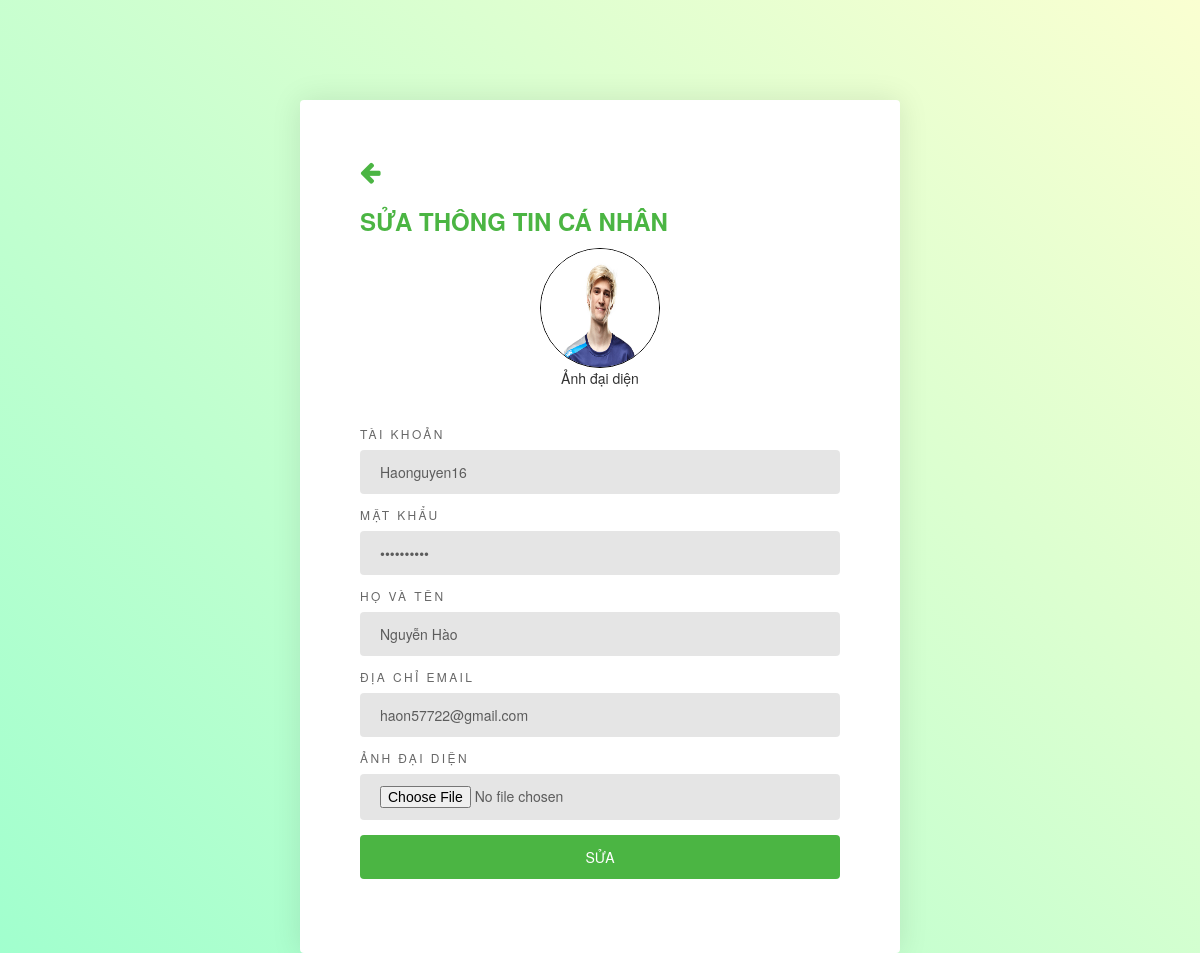
The app's page /edit-user.php?ma_kh=Haonguyen16 with its own data.
### tables this page shows
CREATE TABLE `khach_hang` (
  `ma_kh` varchar(20) NOT NULL,
  `mat_khau` varchar(50) NOT NULL,
  `ho_ten` varchar(50) NOT NULL,
  `kich_hoat` tinyint(1) NOT NULL DEFAULT 0,
  `hinh` varchar(50) NOT NULL,
  `email` varchar(50) NOT NULL,
  `vai_tro` tinyint(1) NOT NULL DEFAULT 0
);

### PDO/pdo.php (called while the page is built, shortened)
<?php
function pdo_get_connection()
{
    $severname = "localhost";
    $username = "root";
    $password = "";
    try {
        $conn = new PDO("mysql:host=$severname;dbname=DuAnMau", $username, $password);
        $conn->setAttribute(PDO::ATTR_ERRMODE, PDO::ERRMODE_EXCEPTION);
        return $conn;
    } catch (PDOException $e) {
        echo "Lỗi kết nối: " . $e->getMessage();
    }
}
function pdo_query_one($sql)
{
    $sql_args = array_slice(func_get_args(), 1);
    try {
        $conn = pdo_get_connection();
        $stmt = $conn->prepare($sql);
        $stmt->execute($sql_args);
        $rows = $stmt->fetch(PDO::FETCH_ASSOC);
        return $rows;
    } catch (PDOException $e) {
        throw $e;
    } finally {
        unset($conn);
    }
}

### PDO/khach-hang.php (called while the page is built, shortened)
<?php
require_once "pdo.php";
function khach_hang_select_by_id($ma_kh)
{
    $sql = "SELECT * from khach_hang where ma_kh=?";
    return pdo_query_one($sql, $ma_kh);
}

### edit-user.php (the view, shortened to what this page needs)
<?php
require "./PDO/pdo.php";
require "./PDO/khach-hang.php";
if (isset($_GET['ma_kh'])) {
    $ma_kh = $_GET['ma_kh'];
    $kh_info = khach_hang_select_by_id($ma_kh);
    extract($kh_info);
}
?>
<link rel="stylesheet" href="./assets/css/form.css">
<link rel="stylesheet" href="https://maxcdn.bootstrapcdn.com/bootstrap/3.3.7/css/bootstrap.min.css">
<link rel="stylesheet" href="https://maxcdn.bootstrapcdn.com/font-awesome/4.7.0/css/font-awesome.min.css">
<div class="form">
    <div class="form-panel-forgot one">
        <a href="form.php">
            <i style="font-size: x-large;color: #4bb543;" class="fa fa-arrow-left" aria-hidden="false"></i>
        </a>
        <div class="form-header">
            <h1>Sửa thông tin cá nhân</h1>
            <div style="text-align: center;">
                <img style="border-radius:50%;width:120px;height:120px;border: solid 1px black;" src="./images/<?php echo $hinh ?>" alt="<?php echo $ho_ten ?>" class="rounded-circle">
                <p>Ảnh đại diện</p>
            </div>
        </div>
        <div class="form-content">
            <form method="post" action="edit-user.php?ma_kh=<?php echo $ma_kh ?>" id="form_register" enctype="multipart/form-data">
                <div class=" form-group">
                    <label for="tai_khoan">Tài khoản</label>
                    <input type="text" id="password" value="<?php echo $ma_kh ?>" readonly />
                </div>
                <div class=" form-group">
                    <label for="password">Mật khẩu</label>
                    <input type="password" id="password" value="<?php echo $mat_khau ?>" name="mat_khau" required="required" />
                </div>
                <div class="form-group">
                    <label for="cpassword">Họ và tên</label>
                    <input type="text" id="cpassword" value="<?php echo $ho_ten ?>" name="ho_ten" required="required" />
                </div>
                <div class="form-group">
                    <label for="email">Địa chỉ email</label>
                    <input type="email" id="email" value="<?php echo $email ?>" name="email" required="required" />
                </div>
                <div class="form-group">
                    <label for="image">
                        Ảnh đại diện
                    </label>
                    <input type="file" id="image" name="image" />
                </div>
                <div class="form-group">
                    <button name="btn_edit" type="submit">Sửa</button>
                </div>
            </form>
        </div>
    </div>
</div>

### assets/css/form.css (style rules this page uses)
.form { z-index: 15; position: relative; background: #ffffff; width: 600px; border-radius: 4px; box-shadow: 0 0 30px rgba(0, 0, 0, 0.1); box-sizing: border-box; margin: 100px auto 10px; overflow: hidden; }
.form-group { display: flex; flex-wrap: wrap; justify-content: space-between; margin: 0 0 20px; }
.form-group:last-child { margin: 0; }
.form-group label { display: block; margin: 0 0 10px; color: rgba(0, 0, 0, 0.6); font-size: 12px; font-weight: 500; line-height: 1; text-transform: uppercase; letter-spacing: 0.2em; }
.form-group input { outline: none; display: block; background: rgba(0, 0, 0, 0.1); width: 100%; border: 0; border-radius: 4px; box-sizing: border-box; padding: 12px 20px; color: rgba(0, 0, 0, 0.6); font-family: inherit; font-size: inherit; font-weight: 500; line-height: inherit; transition: 0.3s ease; }
.form-group button { outline: none; background: #4bb543; width: 100%; border: 0; border-radius: 4px; padding: 12px 20px; color: #ffffff; font-family: inherit; font-size: inherit; font-weight: 500; line-height: inherit; text-transform: uppercase; cursor: pointer; }
.form-panel-forgot { padding: 60px 60px 60px 60px; box-sizing: border-box; }
.form-header { margin: 0 0 40px; }
.form-header h1 { padding: 4px 0; color: #4bb543; font-size: 24px; font-weight: 700; text-transform: uppercase; }

### records on screen
khach_hang: hinh (picture), ma_kh "Haonguyen16", ho_ten "Nguyễn Hào", email "haon57722@gmail.com"
